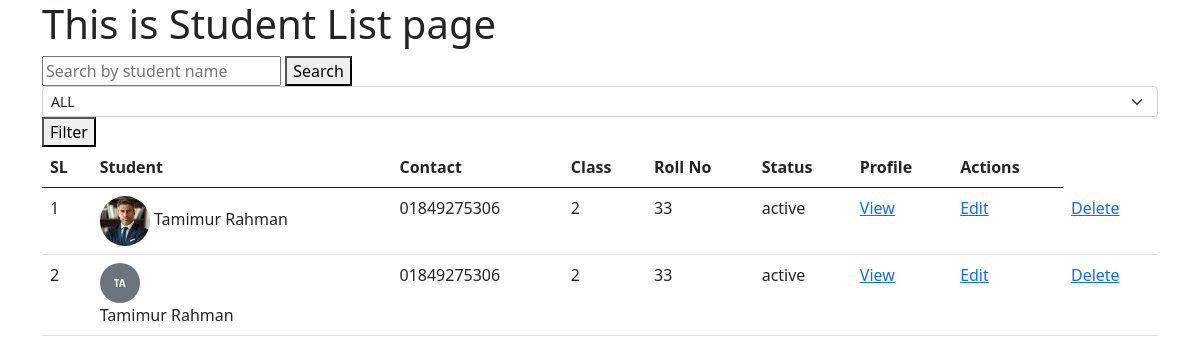
/, run on an earlier commit of the app's database.
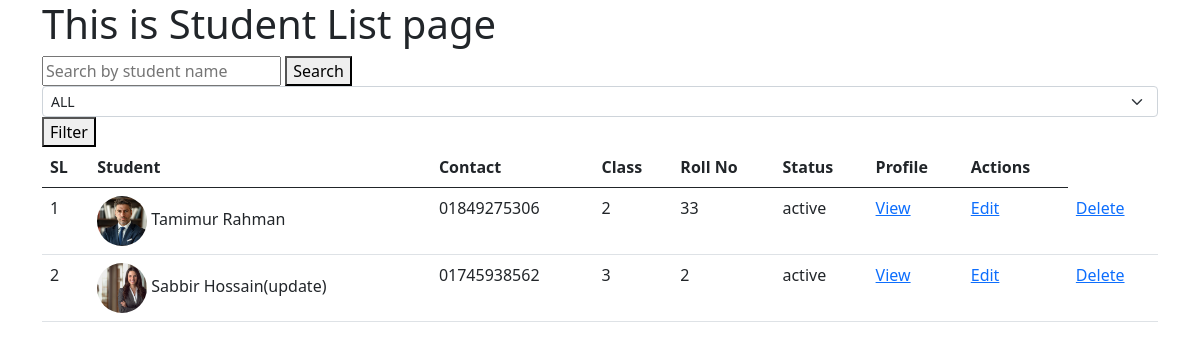
And on a later commit of the database.
### students/models.py (models this page shows, shortened)
class Student_Info(models.Model):
    STATUS=[
        ('active','Active'),
        ('inactive','Inactive'),
    ]
    CLASS_CHOICES = [
    ("1", "Class 1"),
    ("2", "Class 2"),
    ("3", "Class 3"),
    ("4", "Class 4"),
    ("5", "Class 5"),
    ("6", "Class 6"),
    ("7", "Class 7"),
    ("8", "Class 8"),
    ("9", "Class 9"),
    ("10", "Class 10"),]
    name = models.CharField(max_length=100)
    roll = models.IntegerField()
    student_class=models.CharField(max_length=2, choices=CLASS_CHOICES)
    dob = models.DateTimeField(null=False,blank=False)
    status=models.CharField(max_length=10,choices=STATUS, default='active')
    father_name = models.CharField(max_length=100)
    mother_name = models.CharField(max_length=100)
    phone=models.CharField(max_length=100)
    adress=models.TextField(max_length=100)
    photo = models.ImageField(upload_to=student_photo_path,blank=True,null=True)
    class Meta:
        constraints = [
            models.UniqueConstraint(
                fields=['student_class', 'roll'],
                name='unique_roll_per_class'
            )
        ]

### students/views.py (the view)
# urls.py: path('',student_list,name='list'),
def student_list(request):
    all_students = Student_Info.objects.all()
    class_filter = request.GET.get('student_class','all')#for filtering
    query = request.GET.get('name_query','').strip()
    if class_filter != 'all':
        all_students = all_students.filter(student_class=class_filter)
    if query:
        all_students = all_students.filter(Q(name__icontains=query))
    return render(request,'student_list.html',{'all_students':all_students,'class_filter':class_filter,'query':query})

### students/templates/student_list.html (shortened to what this page needs)
{% extends "base.html" %}
{% block content %}
<h1>This is Student List page</h1>
<form method="get">
    <input
        type="text"
        name="name_query"
        placeholder="Search by student name"
        value="{{ request.GET.name_query }}">
    <button type="submit">Search</button>
</form>
<form action="" method="get">
    <select
        class="form-select form-select-sm"
        aria-label=".form-select-sm example"
        name="student_class">
        <option value="all" {% if class_filter == 'all' %}selected{% endif %}>ALL</option>
    </select>
    <button type="submit">Filter</button>
</form>
<table class="table">
    <thead>
        <tr>
            <th scope="col">SL</th>
            <th scope="col">Student</th>
            <th scope="col">Contact</th>
            <th scope="col">Class</th>
            <th scope="col">Roll No</th>
            <th scope="col">Status</th>
            <th scope="col">Profile</th>
            <th scope="col">Actions</th>
        </tr>
    </thead>
    <tbody>
        {% for i in all_students %}
        <tr>
            <td>{{ forloop.counter }}</td>
            <td>
                {% if i.photo %}
                    <img src="{{ i.photo.url }}" alt="{{ i.name }}" class="student-img rounded-circle">
                {% else %}
                    <div class="placeholder-img rounded-circle d-flex justify-content-center align-items-center">
                        {{ i.name|slice:":2"|upper }}
                    </div>
                {% endif %}
                {{ i.name }}
            </td>
            <td>{{ i.phone }}</td>
            <td>{{ i.student_class }}</td>
            <td>{{ i.roll }}</td>
            <td>{{ i.status }}</td>
            <td><a href="{% url 'st_profile_view' i.id %}">View</a></td>
            <td><a href="{% url 'update' i.id %}">Edit</a></td>
            <td><a href="{% url 'student_delete' i.id %}">Delete</a></td>
        </tr>
        {% empty %}
        <tr>
            <td colspan="8" class="text-center">No students found</td>
        </tr>
        {% endfor %}
    </tbody>
</table>
{% endblock content %}

### templates/base.html (shortened to what this page needs)
<!doctype html>
<html lang="en">
  <head>
    <link href="https://cdn.jsdelivr.net/npm/bootstrap@5.0.2/dist/css/bootstrap.min.css" rel="stylesheet">
  </head>
  <body>
    <div class='container'>
            {% block content %}
            {% endblock content %}
    </div>
  </body>
</html>

### students/templates/student_list.html (style rules this page uses)
.student-img { width: 50px; height: 50px; object-fit: cover; }

What changed in the data, as far as the page shows it:
removed Student_Info: name "TA", name "Tamimur Rahman", phone "01849275306", student_class "2", roll "33", status "active"
added Student_Info: photo (picture), name "Sabbir Hossain(update)", phone "01745938562", student_class "3", roll "2", status "active"
